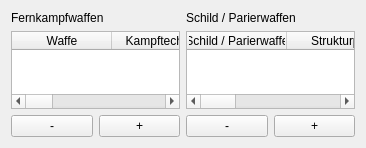
              <widget class="QWidget" name="page_11">
               <property name="geometry">
                <rect>
                 <x>0</x>
                 <y>0</y>
                 <width>366</width>
                 <height>148</height>
                </rect>
               </property>
               <attribute name="label">
                <string>Fernkampfwaffen / Schild / Parierwaffen</string>
               </attribute>
               <layout class="QVBoxLayout" name="verticalLayout_66">
                <item>
                 <layout class="QHBoxLayout" name="horizontalLayout_27">
                  <item>
                   <layout class="QVBoxLayout" name="verticalLayout_30">
                    <item>
                     <widget class="QLabel" name="label_25">
                      <property name="text">
                       <string>Fernkampfwaffen</string>
                      </property>
                     </widget>
                    </item>
                    <item>
                     <widget class="QTableWidget" name="fernkampfTable_dsa5">
                      <attribute name="horizontalHeaderStretchLastSection">
                       <bool>true</bool>
                      </attribute>
                      <column>
                       <property name="text">
                        <string>Waffe</string>
                       </property>
                      </column>
                      <column>
                       <property name="text">
                        <string>Kampftechnik</string>
                       </property>
                      </column>
                      <column>
                       <property name="text">
                        <string>Ladezeiten</string>
                       </property>
                      </column>
                      <column>
                       <property name="text">
                        <string>TP</string>
                       </property>
                      </column>
                      <column>
                       <property name="text">
                        <string>Reichweite</string>
                       </property>
                      </column>
                      <column>
                       <property name="text">
                        <string>Fernkampf</string>
                       </property>
                      </column>
                      <column>
                       <property name="text">
                        <string>Munition</string>
                       </property>
                      </column>
                      <column>
                       <property name="text">
                        <string>Gewicht</string>
                       </property>
                      </column>
                     </widget>
                    </item>
                    <item>
                     <layout class="QHBoxLayout" name="horizontalLayout_28">
                      <item>
                       <widget class="QPushButton" name="removeFernkampf_dsa5">
                        <property name="sizePolicy">
                         <sizepolicy hsizetype="Minimum" vsizetype="Minimum">
                          <horstretch>0</horstretch>
                          <verstretch>0</verstretch>
                         </sizepolicy>
                        </property>
                        <property name="maximumSize">
                         <size>
                          <width>16777215</width>
                          <height>16777215</height>
                         </size>
                        </property>
                        <property name="text">
                         <string>-</string>
                        </property>
                       </widget>
                      </item>
                      <item>
                       <widget class="QPushButton" name="addFernkampf_dsa5">
                        <property name="sizePolicy">
                         <sizepolicy hsizetype="Minimum" vsizetype="Minimum">
                          <horstretch>0</horstretch>
                          <verstretch>0</verstretch>
                         </sizepolicy>
                        </property>
                        <property name="maximumSize">
                         <size>
                          <width>16777215</width>
                          <height>16777215</height>
                         </size>
                        </property>
                        <property name="text">
                         <string>+</string>
                        </property>
                       </widget>
                      </item>
                     </layout>
                    </item>
                    <item>
                     <layout class="QHBoxLayout" name="horizontalLayout_29"/>
                    </item>
                   </layout>
                  </item>
                  <item>
                   <layout class="QVBoxLayout" name="verticalLayout_33">
                    <item>
                     <widget class="QLabel" name="label_28">
                      <property name="text">
                       <string>Schild / Parierwaffen</string>
                      </property>
                     </widget>
                    </item>
                    <item>
                     <widget class="QTableWidget" name="schildTable_dsa5">
                      <attribute name="horizontalHeaderStretchLastSection">
                       <bool>true</bool>
                      </attribute>
                      <column>
                       <property name="text">
                        <string>Schild / Parierwaffe</string>
                       </property>
                      </column>
                      <column>
                       <property name="text">
                        <string>Strukturp.</string>
                       </property>
                      </column>
                      <column>
                       <property name="text">
                        <string>AT/PA Mod.</string>
                       </property>
                      </column>
                      <column>
                       <property name="text">
                        <string>Gewicht</string>
                       </property>
                      </column>
                     </widget>
                    </item>
                    <item>
                     <layout class="QHBoxLayout" name="horizontalLayout_30">
                      <item>
                       <widget class="QPushButton" name="removeSchild_dsa5">
                        <property name="sizePolicy">
                         <sizepolicy hsizetype="Minimum" vsizetype="Minimum">
                          <horstretch>0</horstretch>
                          <verstretch>0</verstretch>
                         </sizepolicy>
                        </property>
                        <property name="maximumSize">
                         <size>
                          <width>16777215</width>
                          <height>16777215</height>
                         </size>
                        </property>
                        <property name="text">
                         <string>-</string>
                        </property>
                       </widget>
                      </item>
                      <item>
                       <widget class="QPushButton" name="addSchild_dsa5">
                        <property name="sizePolicy">
                         <sizepolicy hsizetype="Minimum" vsizetype="Minimum">
                          <horstretch>0</horstretch>
                          <verstretch>0</verstretch>
                         </sizepolicy>
                        </property>
                        <property name="maximumSize">
                         <size>
                          <width>16777215</width>
                          <height>16777215</height>
                         </size>
                        </property>
                        <property name="text">
                         <string>+</string>
                        </property>
                       </widget>
                      </item>
                     </layout>
                    </item>
                    <item>
                     <layout class="QHBoxLayout" name="horizontalLayout_31"/>
                    </item>
                   </layout>
                  </item>
                 </layout>
                </item>
               </layout>
              </widget>
